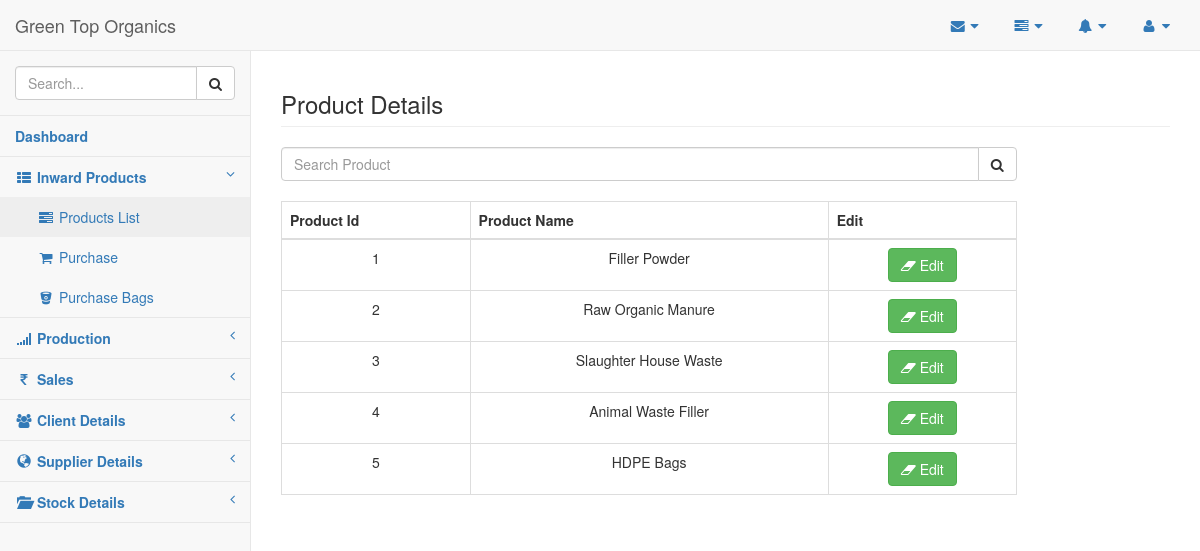
/startbootstrap-sb-admin-2-1.0.8/pages/inward_ProductsList.php, run on the app's committed database.
### tables this page shows
CREATE TABLE IF NOT EXISTS `product_master` (
  `prod_id` int(10) NOT NULL AUTO_INCREMENT,
  `prod_name` varchar(200) NOT NULL,
  PRIMARY KEY (`prod_id`)
);

### startbootstrap-sb-admin-2-1.0.8/pages/inward_ProductsList.php (the view, shortened to what this page needs)
<!DOCTYPE html>
<html lang="en">
<head>
    <link href="../bower_components/bootstrap/dist/css/bootstrap.min.css" rel="stylesheet">
    <link href="../bower_components/metisMenu/dist/metisMenu.min.css" rel="stylesheet">
    <link href="../dist/css/timeline.css" rel="stylesheet">
    <link href="../dist/css/sb-admin-2.css" rel="stylesheet">
    <link href="../bower_components/font-awesome/css/font-awesome.min.css" rel="stylesheet" type="text/css">
</head>
<body>
<div id="wrapper">
<?php
include ("header_menu.php");
?>
<div id="page-wrapper">
	<div class="row">
		<div class="col-lg-12">
			<h3 class="page-header">
			Product Details
			</h3>
		</div>
	</div>
	<div class="row">
		<div class="col-md-10 col-sm-12 col-xs-12">
		<div class="input-group date">
		<input type="text" class="form-control" placeholder="Search Product"/>
		<span class="input-group-btn">
		<button class="btn btn-default" type="button">
		<i class="fa fa-search"> </i>
		</span>
		</div>
		<br>
		<table class="table table-bordered">
		<thead>
			<tr>
				<th> Product Id </th>
				<th> Product Name </th>
				<th> Edit </th>
			</tr>
		</thead>
		<tbody>
		<?php
			$selProds="SELECT * FROM `product_master`";
			$resProds=mysql_query($selProds);
			while($row = mysql_fetch_array( $resProds ))
			{
		?>
		<tr align="center">
			<td><?php echo $row['prod_id']; ?></td>
			<td><?php echo $row['prod_name']; ?></td>
			<td>
				<button class="btn btn-success btn-md" data-toggle="modal" data-target="#myModal" onClick="setEditValue('<?php echo $row['prod_id'];?>','<?php echo $row['prod_name'];?>')">
					<i class="fa fa-eraser"></i> Edit
				</button>
			</td>
		</tr>
		<?php
			}
		?>
		</tbody>
		</table>
		</div>
	</div>
</div>
</div>
</body>
</html>

### data on the page
product_master: prod_id "1", prod_name "Filler Powder"
product_master: prod_id "2", prod_name "Raw Organic Manure"
product_master: prod_id "3", prod_name "Slaughter House Waste"
product_master: prod_id "4", prod_name "Animal Waste Filler"
product_master: prod_id "5", prod_name "HDPE Bags"
